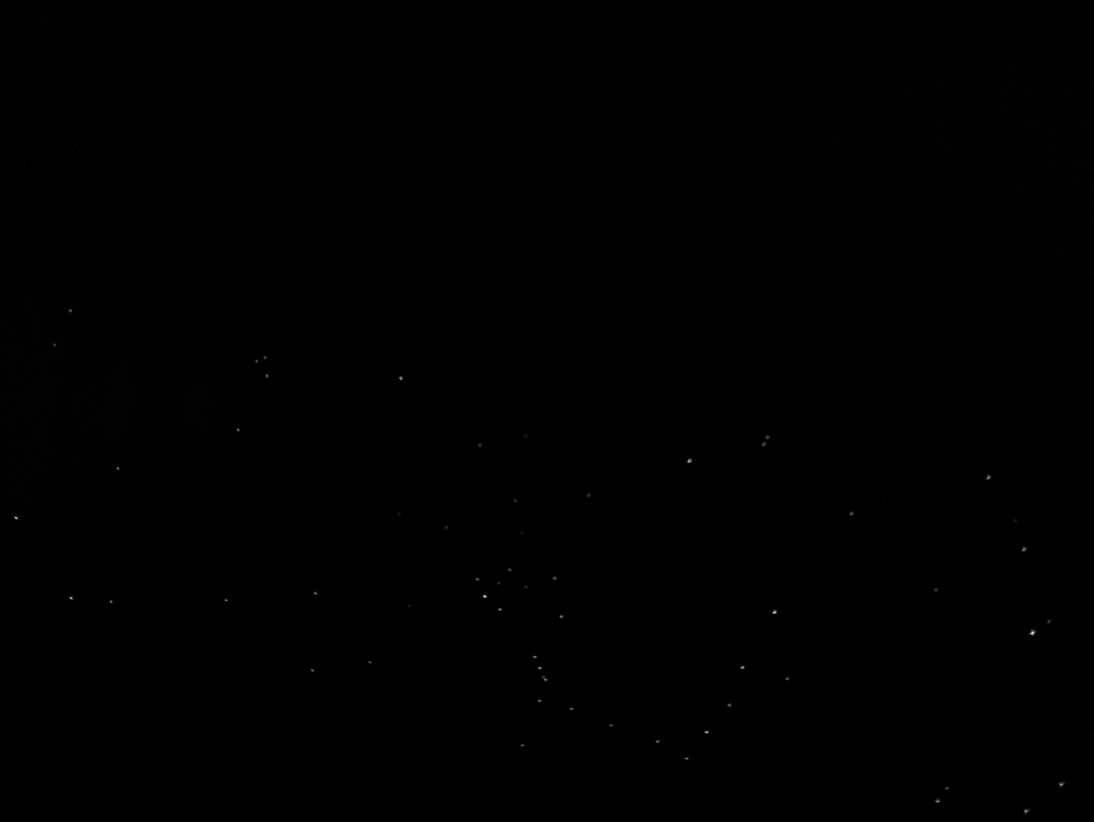
#> input picture images_manual_full/image_15.jpg, 3280 x 2464 px, found by its file name (shown at 1/3 size)
$ jupyter execute --allow-errors image-analyzer.ipynb
#> lines starting #> are read from the running program, lines starting #| are printed output that depends on the picture
### extractDescpriptors.py

import StarSift as ss
import numpy as np
import os

def analyse(image_path, target_folder, visualisation=False):
    image = ss.load_images([image_path])[0]
    _, descriptors = ss.get_descriptors(image, visualisation)

    if len(descriptors) == 0:
        print(f"INFO: Picture {image_path} not useful. Removed")
        os.rename(image_path, os.path.join(target_folder, f"xx_{os.path.basename(image_path)}"))
        return

    np.save(os.path.join(target_folder, f"{os.path.basename(image_path)}-descriptors.npy"), np.array(descriptors, dtype=object), allow_pickle=True)
    print(f"descriptors: {len(descriptors)}")
    # return descriptors

### image-analyzer.ipynb
[cell 1]
import cv2
import numpy as np
import matplotlib.pyplot as plt

# Load the image
image_path = "run-all/image_15.jpg"  # Replace with your image path
image = cv2.imread(image_path, cv2.IMREAD_GRAYSCALE)
#> image is the input picture: shape (2464, 3280); min 0, max 231, mean 0.6

# Compute the histogram
histogram = cv2.calcHist([image], [0], None, [256], [0, 256])
#> histogram = 256 values, max 5063091 at index 0, min 0 at index 188, mean 31570

# Plot the histogram
plt.figure(figsize=(10, 6))
plt.title("Histogram of Brightness Levels")
plt.xlabel("Brightness Level (0-255)")
plt.ylabel("Frequency")
plt.plot(histogram, color='black')
plt.xlim([0, 255])
plt.grid(axis='y', linestyle='--', alpha=0.7)
plt.show()
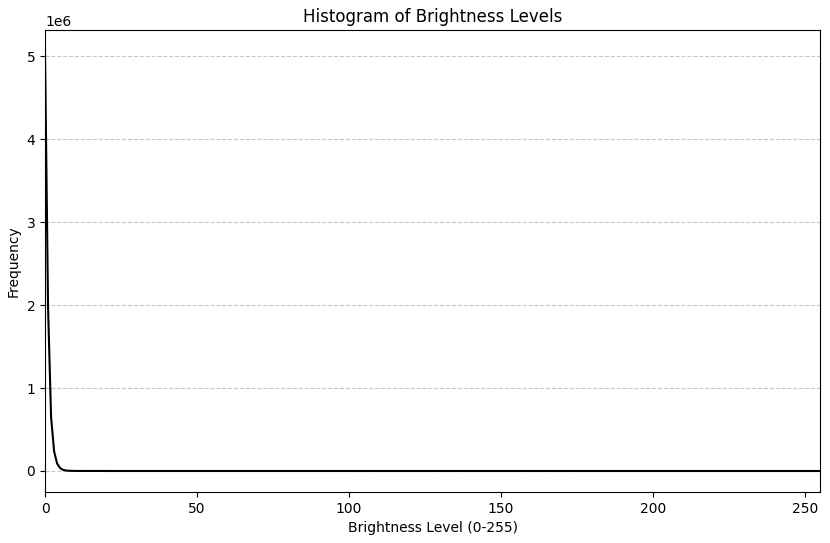
#> figure drawn by matplotlib, 1 panel; curve peaks at x = 0, y = 5063091

[cell 2]
import os
import numpy as np
np.save(os.path.join("run-all", "star_map_size_squared.npy"), 216442004)

[cell 3]
import matplotlib.pyplot as plt
import numpy as np

# Updated data
# px_distance_current = np.sqrt([
#     0, 562472, 2494993, 6372781, 5499289, 18422881, 27668042, 34875985,
#     42758498, 56887424, 83842433, 98536913, 115481306, 139610120, 156694333,
#     181529842, 199117393, 232701313, 249951860, 271222276, 288971945,
#     304254185, 344137352
# ])
# image_angles = [345, 330, 315, 300, 285, 270, 255, 240, 225, 210, 195, 180, 150, 135, 120, 105, 90, 75, 60, 45, 30, 15, 0]


px_distance_current = np.sqrt([0, 510580, 1467016, 3422329, 5132833, 10174932, 16834408, 25334608, 36768474, 42224285, 47945378, 54841960, 66727946, 82606628, 98874068, 107453362, 116751002, 128482345, 137208530, 148499585, 159628410, 168895946, 176163145, 190526653, 208197197])
image_angles = [0, 15, 30, 45, 60, 75, 90, 105, 120, 135, 150, 165, 180, 195, 210, 225, 240, 255, 270, 285, 300, 315, 330, 345, 360]

# Plot with updated data and connecting line
plt.figure(figsize=(10, 6))
plt.plot(image_angles, px_distance_current, marker='o', label="Distance vs Angle")
plt.plot([image_angles[0], image_angles[-1]],
         [px_distance_current[0], px_distance_current[-1]],
         linestyle='--', color='red', label="Line from First to Last Point")

# Labels and Title
plt.xlabel("Image Angle (degrees)")
plt.ylabel("Pixel Distance")
plt.title("Pixel Distance vs Image Angle (Updated Data)")
plt.grid(True)
plt.legend()

# Show plot
plt.show()
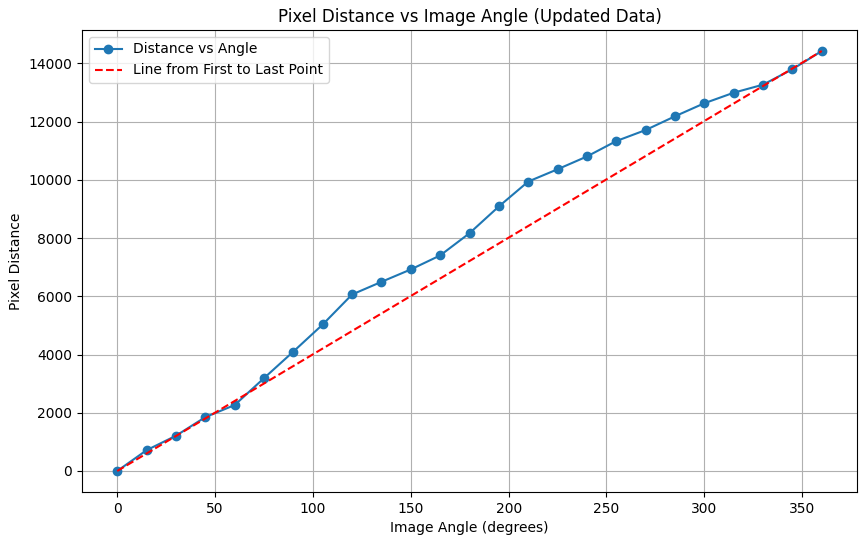
#> figure drawn by matplotlib, 1 panel; curve peaks at x = 360, y = 14429

[cell 4]
import extractDescpriptors

extractDescpriptors.analyse("star_data/image_75.jpg", ".", True)
#> (the call stopped at in analyse, `image = ss.load_images([image_path])[0]`: StarSift is not available in this run)

$ run again, with images_manual_full/image_0.jpg copied over images_manual_full/image_15.jpg
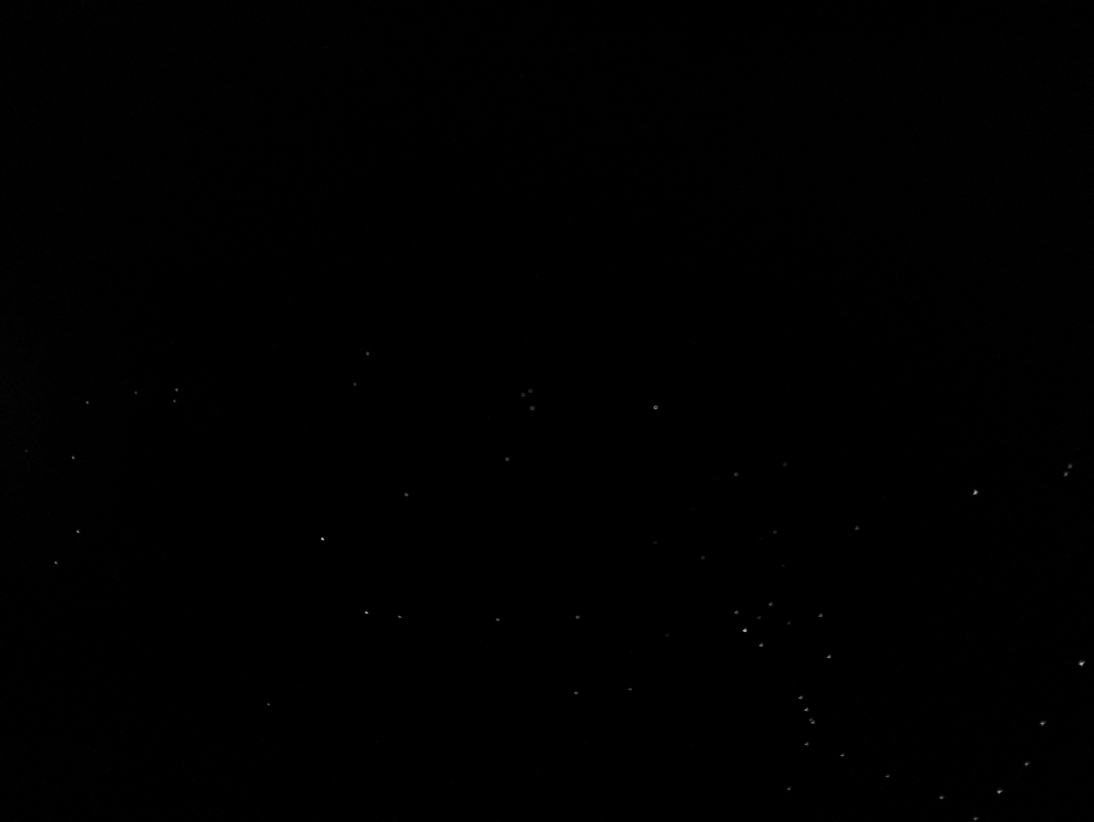
#> input picture images_manual_full/image_0.jpg, 3280 x 2464 px, found by its file name (shown at 1/3 size)
#> image is the input picture: shape (2464, 3280); min 0, max 223, mean 0.6
#> histogram = 256 values, max 5178657 at index 0, min 0 at index 186, mean 31570
#> `plt.show()`:
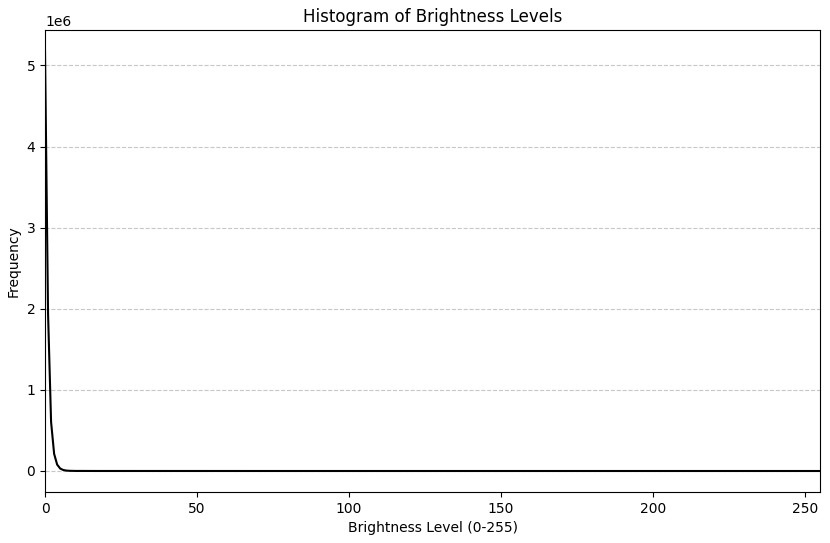
#> figure drawn by matplotlib, 1 panel; curve peaks at x = 0, y = 5178657
